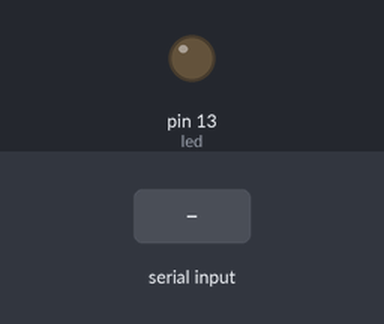
A sketch run on a simulated Arduino Uno, built with avr-gcc and run on an emulated ATmega328P. Parts: output pins drawn as LEDs (lit = HIGH). Inputs (shaded band) come from the test bench.

Above: at 1.2 s.
1.3 s: "30,150\n" received over Serial
At 1.7 s:
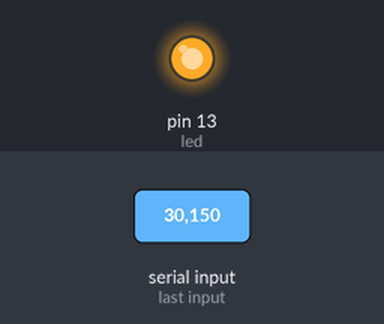
Timing chart, 0 to 4.3 s (numbered marks = the images above; inputs shaded):
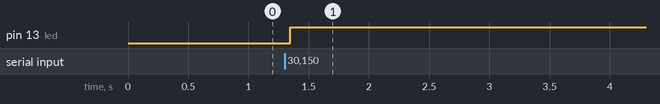

The sketch:

digital_output.ino
```cpp
// Digital output controlled from Pure Data
// Written by Alexandros Drymonitis
// This code was written for the "Arduino for Pd'ers" tutorial
// and is in the public domain

// set a variable to hold the LED's pin number
int led = 13;

void setup()
{
  // set pin 13 as output, to light up the LED
  // whenever it is told so from Pd
  pinMode(led, OUTPUT);
  // start the serial communication so the Arduino
  // and Pd can communicate with each other
  Serial.begin(9600);
} // end of the setup function

void loop()
{
  while(Serial.available()){
    // read and store the data that comes through the serial port
    byte ledState = Serial.read() - '0';
    // set the state of the LED according to the incoming data
    digitalWrite(led, ledState);
  }
} // end of the loop function
```

Measured:
- after the input at 1.3 s, pin 13 (led): LOW → HIGH after 0.05 s
